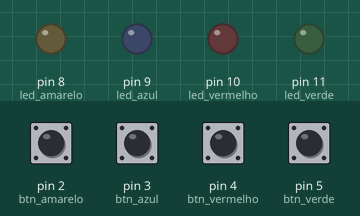
Bench run of a sketch on a simulated Arduino Uno, built with avr-gcc and run on an emulated ATmega328P. Parts: output pins drawn as LEDs (lit = HIGH). Dashed ring = blinking. Inputs (shaded band) come from the test bench; at power-on: pin 2 (btn_amarelo), pin 3 (btn_azul), pin 4 (btn_vermelho), pin 5 (btn_verde) HIGH. Random numbers use the default seed unless the sketch sets one.

Above: at 1.8 s.
1.9 s: pin 2 (btn_amarelo) pulled LOW for 0.15 s
At 2.5 s:
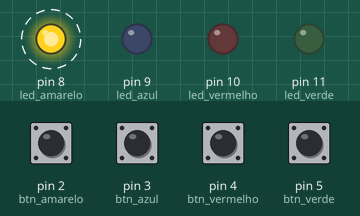
5.0 s: pin 3 (btn_azul) pulled LOW for 1 s
At 7.75 s:
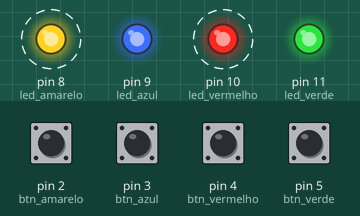
9.0 s: pin 4 (btn_vermelho) pulled LOW for 1 s
12.2 s: pin 5 (btn_verde) pulled LOW for 0.15 s
At 12.8 s:
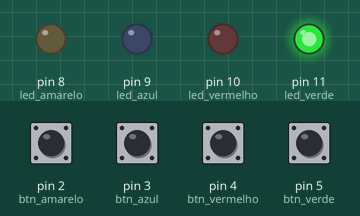
15.3 s: pin 5 (btn_verde) pulled LOW for 1 s
18.5 s: pin 2 (btn_amarelo) pulled LOW for 1 s
At 21.6 s:
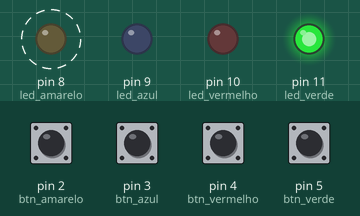
Timing chart, 0 to 23.3 s (numbered marks = the images above; inputs shaded):
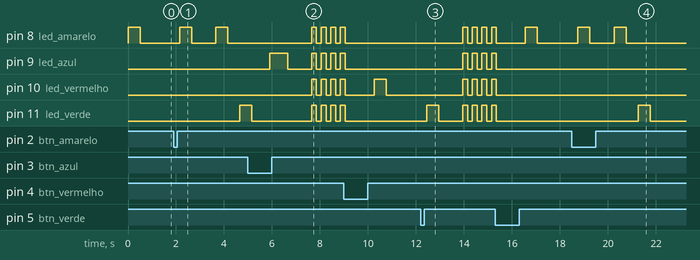

The sketch:

genius.ino
```cpp
//Tamanho máximo da sequência
#define max_tam_sequencia 100

//Definição dos leds
#define led_verde 11
#define led_vermelho 10
#define led_azul 9
#define led_amarelo 8

//Definição dos botões
#define btn_amarelo 2
#define btn_azul 3
#define btn_vermelho 4
#define btn_verde 5

//Definição do inicio e fim dos loops dos leds
#define inicio_leds 8
#define fim_leds 11

int vet_sequencia_original[max_tam_sequencia], vet_sequencia_jogador[max_tam_sequencia]; //vetor de sequência
int tamanho_atual_da_sequencia, ultimo_sorteado = 0;
int posicao_vet;

void apagarLeds(){
  for(int i = inicio_leds; i <= fim_leds; ++i){
    digitalWrite(i, LOW);
  }
}

void definirLeds(){
  for(int i = inicio_leds; i <= fim_leds; ++i){
    pinMode(i, OUTPUT);
  }
}

void definirBotoes(){
  for(int i = 2; i <= 5; ++i){
    pinMode(i, INPUT_PULLUP);
  }
}

void iniciarSementeRandomica(){
  /* Se o pino de entrada analógica 0 é deixado desconectado,
   o ruído aleatório analógico irá causar a chamada de randomSeed()
   gerar sementes aleatórias diferentes cada vez que o sketch roda.
   randomSeed() basicamente "embaralha" a função random(). */
  randomSeed(analogRead(0));
}

void setup() {
  definirLeds(); //Define todos os leds como saída
  definirBotoes();//Define todos os botões como entrada
  apagarLeds();//Garante que todos os leds comecem apagados
  tamanho_atual_da_sequencia = 1;
  iniciarSementeRandomica();
}

void gerarSequencia(){
    int sorteado;
    do{
     sorteado = random(8, 12);
    }while(ultimo_sorteado == sorteado);
    ultimo_sorteado = sorteado;
    vet_sequencia_original[tamanho_atual_da_sequencia-1] = sorteado;//Gera um número aleatório de 8 a 11
}

void mostrarSequencia(){
  for(int i = 0; i < tamanho_atual_da_sequencia; ++i){
    digitalWrite(vet_sequencia_original[i], HIGH);
    delay(500);
    digitalWrite(vet_sequencia_original[i], LOW);
    delay(500);
  }
}

void apagarTodosLedsExceto(int aceso){
  for(int i = inicio_leds; i <= fim_leds; ++i){
    if(i != aceso){
      digitalWrite(i, LOW);
    }
    else{
      digitalWrite(i, HIGH);
    }
  }
}

void preencherVetSequenciaJogador(){
  posicao_vet = 0;
  do{
    if(!digitalRead(btn_amarelo)){
      delay(250);
      apagarTodosLedsExceto(led_amarelo);
      vet_sequencia_jogador[posicao_vet] = led_amarelo;
      posicao_vet++;
    }
    else if(!digitalRead(btn_azul)){
      delay(250);
      apagarTodosLedsExceto(led_azul);
      vet_sequencia_jogador[posicao_vet] = led_azul;
      posicao_vet++;
    }
    else if(!digitalRead(btn_vermelho)){
      delay(250);
      apagarTodosLedsExceto(led_vermelho);
      vet_sequencia_jogador[posicao_vet] = led_vermelho;
      posicao_vet++;
    }
    else if(!digitalRead(btn_verde)){
      delay(250);
      apagarTodosLedsExceto(led_verde);
      vet_sequencia_jogador[posicao_vet] = led_verde;
      posicao_vet++;
    }
  }while(posicao_vet < tamanho_atual_da_sequencia);
  delay(500);
}

bool sequenciaJogadorIgualSequenciaOriginal(){
  for(int i = 0; i < tamanho_atual_da_sequencia; ++i){
    if(vet_sequencia_jogador[i] != vet_sequencia_original[i]){
      return false;//O jogador errou
    }
  }
  return true;//O jogador acertou
}

void piscarLeds(){
    digitalWrite(led_vermelho, HIGH);
    digitalWrite(led_azul, HIGH);
    digitalWrite(led_verde, HIGH);
    digitalWrite(led_amarelo, HIGH);
    delay(200);
    digitalWrite(led_vermelho, LOW);
    digitalWrite(led_azul, LOW);
    digitalWrite(led_verde, LOW);
    digitalWrite(led_amarelo, LOW);
    delay(200);
}

bool apertouQualquerBotao(){
  if(!digitalRead(btn_amarelo) || !digitalRead(btn_vermelho) || !digitalRead(btn_azul) || !digitalRead(btn_verde)){
    return true;
  }
  return false;
}

void loop() {
  gerarSequencia();
  mostrarSequencia();
  apagarLeds();
  preencherVetSequenciaJogador();
  apagarLeds();
  delay(1000);
  if(!(sequenciaJogadorIgualSequenciaOriginal())){
    tamanho_atual_da_sequencia = 1;
    while(!apertouQualquerBotao()){
      piscarLeds();//Perdeu
    }
    delay(1000);
  }
  else{
    tamanho_atual_da_sequencia++;
  }
}
```

Measured:
- after the input at 1.9 s, pin 8 (led_amarelo): alternates HIGH for 0.50 s and LOW for 1.0 s, starting after 0.25 s; pin 11 (led_verde): LOW → HIGH after 2.8 s
- after the input at 5.0 s, pin 8 (led_amarelo), pin 10 (led_vermelho): alternates HIGH for 0.20 s and LOW for 0.20 s, starting after 2.7 s; pin 9 (led_azul): goes HIGH 0.75 s, LOW 1.0 s, 3 × (HIGH 0.20 s, LOW 0.20 s), then HIGH, starting after 0.90 s
- after the input at 12.2 s, pin 8 (led_amarelo), pin 9 (led_azul), pin 10 (led_vermelho): alternates HIGH for 0.20 s and LOW for 0.20 s, starting after 1.8 s; pin 11 (led_verde): goes HIGH 0.50 s, LOW 1.0 s, 3 × (HIGH 0.20 s, LOW 0.20 s), then HIGH, starting after 0.25 s
- after the input at 18.5 s, pin 8 (led_amarelo): alternates HIGH for 0.50 s and LOW for 1.0 s, 4 changes in all, then stays LOW, starting after 0.25 s; pin 11 (led_verde): LOW → HIGH after 2.8 s, → LOW 0.50 s later
